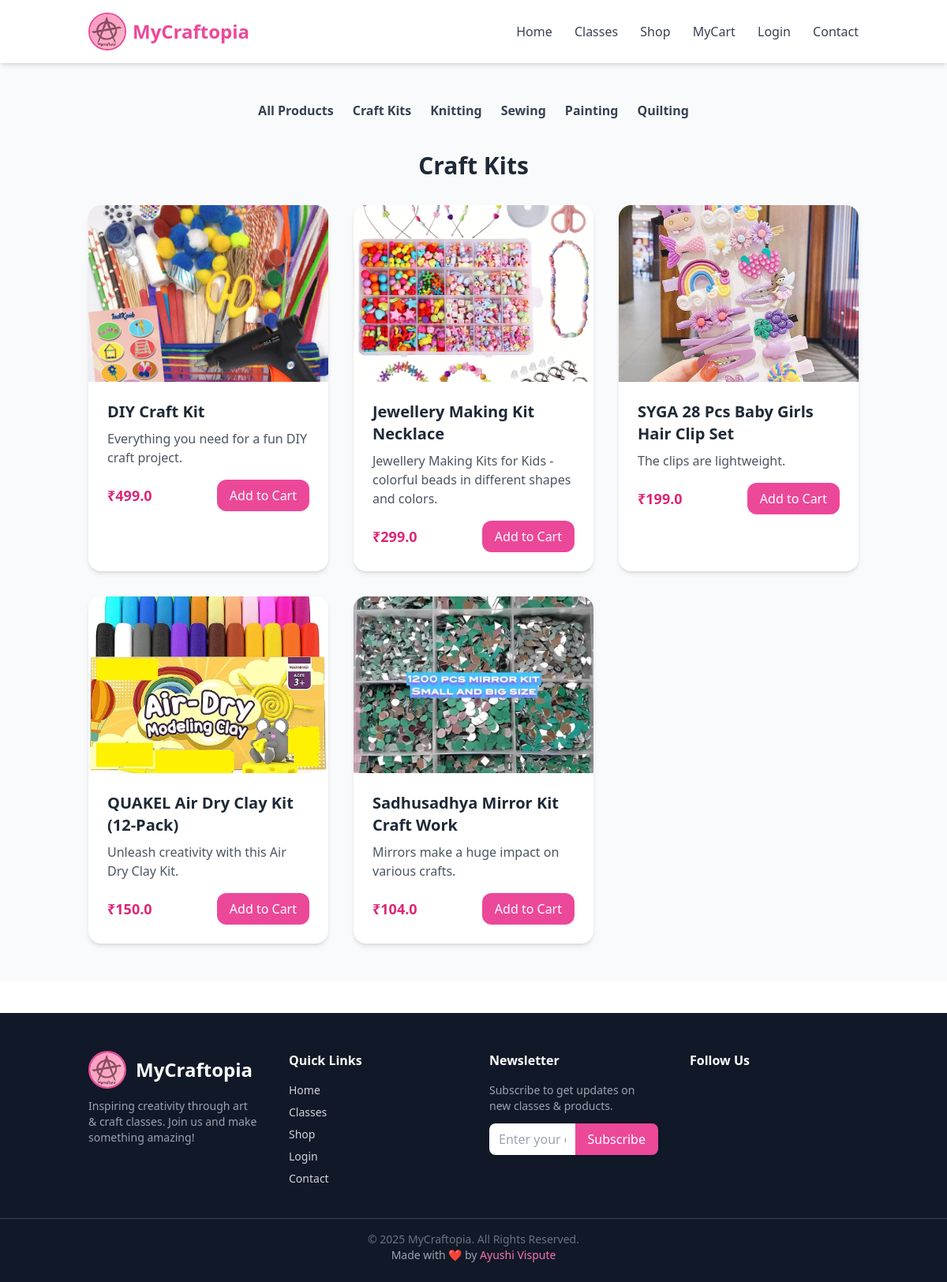
The page /shop/Craft Kits on the database its author committed.
### app.py (models this page shows)
class Product(db.Model):
    id = db.Column(db.Integer, primary_key=True)
    name = db.Column(db.String(200), nullable=False)
    price = db.Column(db.Float, nullable=False)
    category = db.Column(db.String(100), nullable=False)
    image = db.Column(db.String(200))
    desc = db.Column(db.Text)

### app.py (the view)
@app.route("/shop")
@app.route("/shop/<category>")
def shop(category=None):
    query = Product.query
    if category:
        query = query.filter_by(category=category)
    products = query.all()
    return render_template("shop.html", products=products, category=category)

### templates/shop.html
{% extends "base.html" %}
{% block content %}
<section class="py-12 bg-gray-50">
  <div class="container mx-auto px-6">
    <div class="flex flex-wrap justify-center gap-6 mb-10">
      <a href="{{ url_for('shop') }}" class="text-gray-700 hover:text-pink-500 font-semibold">All Products</a>
      <a href="{{ url_for('shop', category='Craft Kits') }}" class="text-gray-700 hover:text-pink-500 font-semibold">Craft Kits</a>
      <a href="{{ url_for('shop', category='Knitting') }}" class="text-gray-700 hover:text-pink-500 font-semibold">Knitting</a>
      <a href="{{ url_for('shop', category='Sewing') }}" class="text-gray-700 hover:text-pink-500 font-semibold">Sewing</a>
      <a href="{{ url_for('shop', category='Painting') }}" class="text-gray-700 hover:text-pink-500 font-semibold">Painting</a>
      <a href="{{ url_for('shop', category='Quilting') }}" class="text-gray-700 hover:text-pink-500 font-semibold">Quilting</a>
    </div>
    <div class="text-center mb-8">
      <h2 class="text-3xl font-bold text-gray-800">
        {% if category %} {{ category }} {% else %} All Products {% endif %}
      </h2>
    </div>
    <div class="grid gap-8 md:grid-cols-2 lg:grid-cols-3">
      {% for p in products %}
      <div class="bg-white rounded-2xl shadow-md overflow-hidden transform transition duration-300 hover:scale-105 hover:shadow-2xl hover:-translate-y-2">
        <img src="{{ url_for('static', filename='images/' ~ p.image) }}" class="w-full h-56 object-cover" alt="{{ p.name }}">
        <div class="p-6">
          <h3 class="text-xl font-semibold text-gray-800">{{ p.name }}</h3>
          <p class="mt-2 text-gray-600">{{ p.desc }}</p>
          <div class="flex items-center justify-between mt-4">
            <span class="text-lg font-bold text-pink-600">₹{{ p.price }}</span>
            <a href="{{ url_for('add_to_cart', product_id=p.id) }}"
               class="px-4 py-2 bg-pink-500 text-white rounded-xl hover:bg-pink-600 transition">
              Add to Cart
            </a>
          </div>
        </div>
      </div>
      {% else %}
      <p class="col-span-full text-center text-gray-500">No products available.</p>
      {% endfor %}
    </div>
  </div>
</section>
{% endblock %}

### rows shown on the page
Product: image (picture), name "DIY Craft Kit", desc "Everything you need for a fun DIY craft project.", price "499.0"
Product: image (picture), name "Jewellery Making Kit Necklace", desc "Jewellery Making Kits for Kids - colorful beads in different shapes and colors.", price "299.0"
Product: image (picture), name "SYGA 28 Pcs Baby Girls Hair Clip Set", desc "The clips are lightweight.", price "199.0"
Product: image (picture), name "QUAKEL Air Dry Clay Kit (12-Pack)", desc "Unleash creativity with this Air Dry Clay Kit.", price "150.0"
Product: image (picture), name "Sadhusadhya Mirror Kit Craft Work", desc "Mirrors make a huge impact on various crafts.", price "104.0"

### other values the page prints
{{ category }} "Craft Kits"
